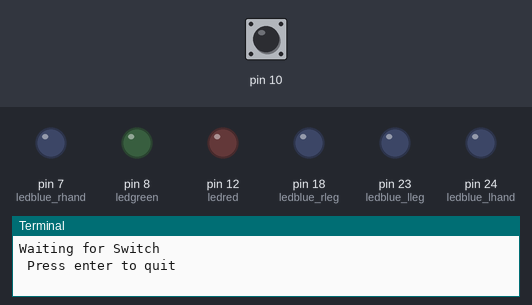
The program below on a simulated Raspberry Pi (header pin numbers). Parts: output pins drawn as LEDs (lit = HIGH), the last lines printed to the terminal. The inputs (shaded band) are chosen by the test bench; at power-on: pin 10 LOW.

Above: at 1.2 s.
1.3 s: pin 10 pulled HIGH for 0.15 s
At 6.5 s:
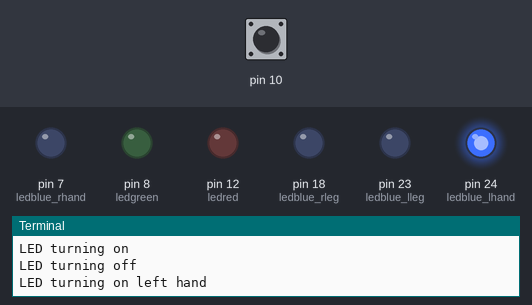
At 8.0 s:
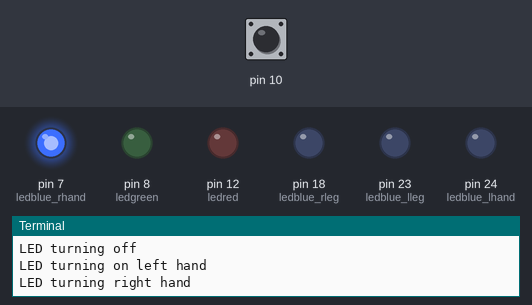
Timing chart, 0 to 12.8 s (numbered marks = the images above; inputs shaded):
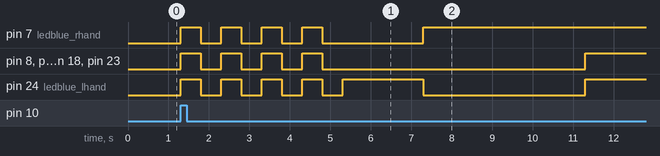

The program:

suitecode.py
```python
import RPi.GPIO as sk
import time

ledblue_rhand =7
ledblue_lhand =24
ledblue_rleg =18
ledblue_lleg =23
ledred =12
ledgreen =8

try:
	sk.setmode(sk.BOARD)
	sk.setup(ledblue_rhand,sk.OUT)
	sk.setup(ledblue_lhand,sk.OUT)
	sk.setup(ledblue_rleg,sk.OUT)
	sk.setup(ledblue_lleg,sk.OUT)

	sk.setup(ledred,sk.OUT)
	sk.setup(ledgreen,sk.OUT)
except RuntimeError:
	print("Use SUDO!")

def sk_blink(s,t):
      for  i in range(s):
        print("LED turning on")
        sk.output(ledblue_rhand,sk.HIGH)
        sk.output(ledblue_lhand,sk.HIGH)
        sk.output(ledblue_rleg,sk.HIGH)
        sk.output(ledblue_lleg,sk.HIGH)
        sk.output(ledred,sk.HIGH)
        sk.output(ledgreen,sk.HIGH)
        time.sleep(t)
        print("LED turning off")
        sk.output(ledblue_rhand,sk.LOW)
        sk.output(ledblue_lhand,sk.LOW)
        sk.output(ledblue_rleg,sk.LOW)
        sk.output(ledblue_lleg,sk.LOW)
        sk.output(ledred,sk.LOW)
        sk.output(ledgreen,sk.LOW)
        time.sleep(t)
def sk_glow(s,t):
    for  i in range(s):
        print("LED turning on glow function-(suite)")
        sk.output(ledblue_rhand,sk.HIGH)
        sk.output(ledblue_lhand,sk.HIGH)
        sk.output(ledblue_rleg,sk.HIGH)
        sk.output(ledblue_lleg,sk.HIGH)
        sk.output(ledred,sk.HIGH)
        sk.output(ledgreen,sk.HIGH)
        time.sleep(t)
def sk_dim(s,t):
    for  i in range(s):
        print("LED turning on dim function-(suite)")
        sk.output(ledblue_rhand,sk.LOW)
        sk.output(ledblue_lhand,sk.LOW)
        sk.output(ledblue_rleg,sk.LOW)
        sk.output(ledblue_lleg,sk.LOW)
        sk.output(ledred,sk.LOW)
        sk.output(ledgreen,sk.LOW)
        time.sleep(t)
def shirt_glow(s,t):
    for  i in range(s):
        print("LED turning on shirt_glow function-(suite)")
        sk.output(ledblue_rhand,sk.HIGH)
        sk.output(ledblue_lhand,sk.HIGH)
        time.sleep(t)

def pant_glow(s,t):
    for  i in range(s):
        print("LED turning on pant_glow function-(suite)")
        sk.output(ledblue_rleg,sk.HIGH)
        sk.output(ledblue_lleg,sk.HIGH)
        time.sleep(t)

def sk_santhosh(channel):


  sk_blink(4,0.5)
  for  i in range(1):
        print("LED turning on left hand")
	sk.output(ledblue_rhand,sk.LOW)
        sk.output(ledblue_rleg,sk.LOW)
        sk.output(ledblue_lleg,sk.LOW)
        sk.output(ledred,sk.LOW)
        sk.output(ledgreen,sk.LOW)
        sk.output(ledblue_lhand,sk.HIGH)
        time.sleep(2)
        print("LED turning right hand")
        sk.output(ledblue_rleg,sk.LOW)
        sk.output(ledblue_lleg,sk.LOW)
        sk.output(ledred,sk.LOW)
        sk.output(ledgreen,sk.LOW)
        sk.output(ledblue_lhand,sk.LOW)
        sk.output(ledblue_rhand,sk.HIGH)
        time.sleep(4)

  sk_glow(1,32)
  sk_glow(1,5)
  sk_blink(50,0.1)
  sk_glow(1,5)
  sk_blink(25,0.2)
  sk_glow(1,35)
  sk_glow(1,7)
  sk_glow(1,86)
  sk_blink(20,0.5)
  sk_glow(1,5)
  sk_glow(1,40)
  sk_blink(1,5)
  sk_glow(1,6)
  sk_blink(1,5)
  sk_glow(1,22)
  sk_blink(100,0.1)
  sk_glow(50,0.2)
  pant_glow(1,1.5)
  shirt_glow(1,1.5)

  sk_glow(1,20)
  sk_blink(3000,0.2)


sk.setwarnings(False)
sk.setmode(sk.BOARD)
sk.setup(10, sk.IN, pull_up_down=sk.PUD_DOWN)
sk.add_event_detect(10,sk.RISING,callback=sk_santhosh)
message = input("Waiting for Switch \n Press enter to quit\n\n")
sk.cleanup()
```

Measured:
- after the input at 1.3 s, pin 7 (ledblue_rhand): goes 3 × (HIGH 0.50 s, LOW 0.50 s), HIGH 0.50 s, LOW 2.5 s, then HIGH, starting at once; pin 8 (ledgreen): goes 3 × (HIGH 0.50 s, LOW 0.50 s), HIGH 0.50 s, LOW 6.5 s, then HIGH, starting at once
